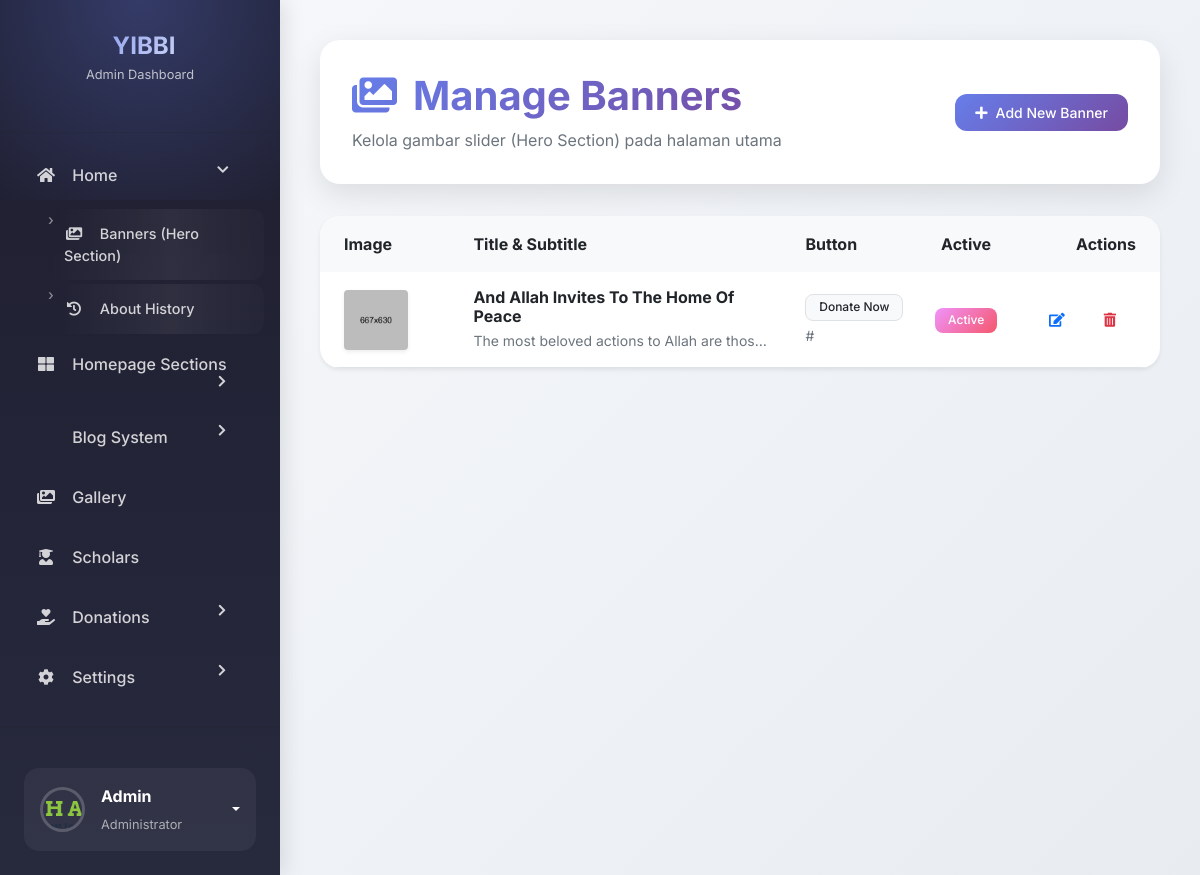
The app's page /admin/manage_banners.php (signed in) with its own data.
### tables this page shows
CREATE TABLE `banners` (
  `id` int(11) NOT NULL AUTO_INCREMENT,
  `image` varchar(255) NOT NULL,
  `title` varchar(255) NOT NULL,
  `subtitle` text DEFAULT NULL,
  `button_text` varchar(50) DEFAULT NULL,
  `button_link` varchar(255) DEFAULT '#',
  `is_active` tinyint(1) NOT NULL DEFAULT 1,
  `order_index` int(11) NOT NULL DEFAULT 0,
  PRIMARY KEY (`id`)
);

### admin/manage_banners.php (the view, shortened to what this page needs)
<?php
require_once 'auth_check.php';
include 'includes/header.php';
?>
<?php include 'includes/sidebar.php'; ?>
<main class="main-content">
    <div class="page-header-wrapper">
        <div class="d-flex justify-content-between flex-wrap flex-md-nowrap align-items-center">
            <div>
                <h1>
                    <i class="fas fa-images me-3"></i>Manage Banners
                </h1>
                <p class="text-muted mb-0 mt-2">Kelola gambar slider (Hero Section) pada halaman utama</p>
            </div>
            <div class="btn-toolbar mb-2 mb-md-0">
                <a href="add_banner.php" class="btn btn-sm btn-primary">
                    <i class="fas fa-plus me-2"></i>Add New Banner
                </a>
            </div>
        </div>
    </div>
    <div class="card border-0 shadow-sm mt-4">
        <div class="card-body p-0">
            <div class="table-responsive">
                <table class="table table-hover align-middle mb-0">
                    <thead class="bg-light">
                        <tr>
                            <th class="border-0 p-3 ps-4">Image</th>
                            <th class="border-0 p-3">Title & Subtitle</th>
                            <th class="border-0 p-3">Button</th>
                            <th class="border-0 p-3 text-center">Active</th>
                            <th class="border-0 p-3 text-end pe-4">Actions</th>
                        </tr>
                    </thead>
                    <tbody>
                        <?php
                        $sql = "SELECT * FROM banners ORDER BY order_index ASC, id DESC";
                        $result = $conn->query($sql);
                        if ($result->num_rows > 0) {
                            while($row = $result->fetch_assoc()) {
                                $isActive = $row['is_active'] == 1 ? '<span class="badge bg-success">Active</span>' : '<span class="badge bg-secondary">Inactive</span>';
                                ?>
                                <tr>
                                    <td class="p-3 ps-4" style="width: 150px;">
                                        <img src="../<?php echo htmlspecialchars($row['image']); ?>" alt="Banner" class="img-fluid rounded shadow-sm" style="height: 60px; object-fit: cover;">
                                    </td>
                                    <td class="p-3">
                                        <h6 class="mb-1 fw-bold"><?php echo htmlspecialchars($row['title']); ?></h6>
                                        <small class="text-muted d-block text-truncate" style="max-width: 300px;"><?php echo htmlspecialchars($row['subtitle']); ?></small>
                                    </td>
                                    <td class="p-3">
                                        <?php if (!empty($row['button_text'])): ?>
                                            <span class="badge bg-light text-dark border"><?php echo htmlspecialchars($row['button_text']); ?></span>
                                            <div class="small text-muted mt-1 text-truncate" style="max-width: 150px;"><?php echo htmlspecialchars($row['button_link']); ?></div>
                                        <?php else: ?>
                                            <span class="text-muted small">- No Button -</span>
                                        <?php endif; ?>
                                    </td>
                                    <td class="p-3 text-center">
                                        <?php echo $isActive; ?>
                                    </td>
                                    <td class="p-3 text-end pe-4">
                                        <div class="btn-group">
                                            <a href="edit_banner.php?id=<?php echo $row['id']; ?>" class="btn btn-sm btn-outline-primary" data-bs-toggle="tooltip" title="Edit">
                                                <i class="fas fa-edit"></i>
                                            </a>
                                            <button type="button" class="btn btn-sm btn-outline-danger" data-bs-toggle="tooltip" title="Delete" onclick="confirmDelete(<?php echo $row['id']; ?>)">
                                                <i class="fas fa-trash-alt"></i>
                                            </button>
                                        </div>
                                    </td>
                                </tr>
                                <?php
                            }
                        } else {
                            echo '<tr><td colspan="5" class="text-center p-5 text-muted">Belum ada data banner. Silakan tambahkan banner baru.</td></tr>';
                        }
                        ?>
                    </tbody>
                </table>
            </div>
        </div>
    </div>
</main>
<?php include 'includes/footer.php'; ?>

### admin/includes/header.php (style rules this page uses)
:root { --primary-gradient: linear-gradient(135deg, #667eea 0%, #764ba2 100%); --success-gradient: linear-gradient(135deg, #f093fb 0%, #f5576c 100%); --info-gradient: linear-gradient(135deg, #4facfe 0%, #00f2fe 100%); --warning-gradient: linear-gradient(135deg, #fa709a 0%, #fee140 100%); --danger-gradient: linear-gradient(135deg, #ee0979 0%, #ff6a00 100%); --dark-gradient: linear-gradient(135deg, #2c3e50 0%, #34495e 100%); --sidebar-bg: linear-gradient(180deg, #1e1e2f 0%, #27293d 100%); --card-shadow: 0 10px 30px rgba(0, 0, 0, 0.1); --card-hover-shadow: 0 15px 40px rgba(0, 0, 0, 0.15); }
* { font-family: 'Inter', sans-serif; }
body { display: flex; flex-wrap: nowrap; min-height: 100vh; overflow-x: hidden; background: linear-gradient(135deg, #f5f7fa 0%, #c3cfe2 100%); }
.main-content { flex-grow: 1; padding: 2.5rem; width: 100%; background: linear-gradient(135deg, #f5f7fa 0%, #e8ecf1 100%); }
.card { border: none; border-radius: 20px; box-shadow: var(--card-shadow); transition: all 0.3s cubic-bezier(0.25, 0.8, 0.25, 1); overflow: hidden; background: white; }
.card-body { padding: 1.5rem; }
.bg-success { background: var(--success-gradient) !important; }
.btn { border-radius: 12px; font-weight: 500; padding: 0.5rem 1.25rem; transition: all 0.3s ease; border: none; }
.btn-primary { background: var(--primary-gradient); }
.page-header-wrapper { background: white; border-radius: 20px; padding: 2rem; margin-bottom: 2rem; box-shadow: var(--card-shadow); }
.page-header-wrapper h1 { background: var(--primary-gradient); -webkit-background-clip: text; -webkit-text-fill-color: transparent; background-clip: text; font-weight: 700; margin: 0; }
.badge { border-radius: 8px; padding: 0.4rem 0.8rem; font-weight: 500; }

### records on screen
banners: image (picture), title "And Allah Invites To The Home Of Peace", subtitle "The most beloved actions to Allah are thos…", button_text "Donate Now", button_link "#", is_active "Active"
